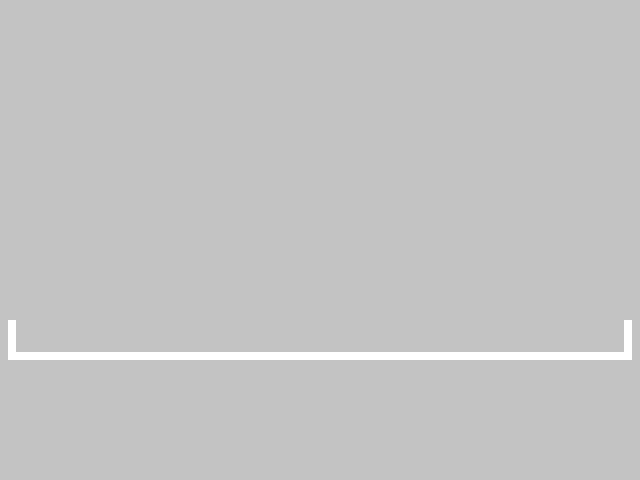

A 2D game scene composited from a Tiled map and its tileset images. What follows is a short description and the map's XML, with each tile layer's data collapsed to a summary:
An orthogonal 80x60 tile map with 8x8 px tiles, 1 tile layer (Tile Layer 1).

<map version="1.0" orientation="orthogonal" renderorder="right-down" width="80" height="60" tilewidth="8" tileheight="8" backgroundcolor="#ff00ff" nextobjectid="1">
 <tileset firstgid="1" name="tiles" tilewidth="8" tileheight="8" tilecount="3">
  <image source="tiles 8x8.png" width="24" height="8" />
 </tileset>
 <layer name="Tile Layer 1" width="80" height="60">
  <data>[4800 cells, 4800 non-empty, 2 distinct tile ids]</data>
 </layer>
</map>
